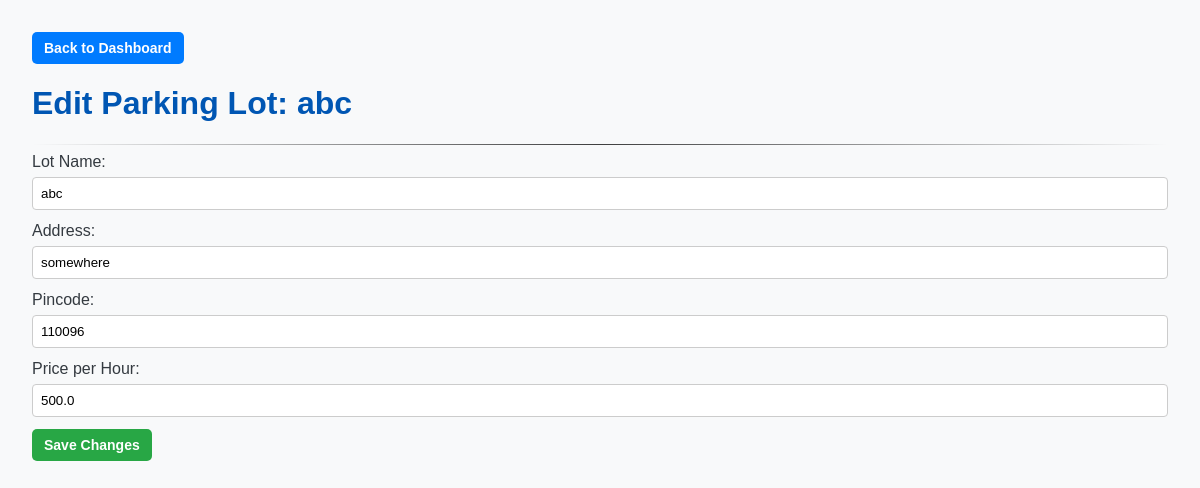
The page /admin/lot/edit/1 (signed in) on the database as committed earlier.
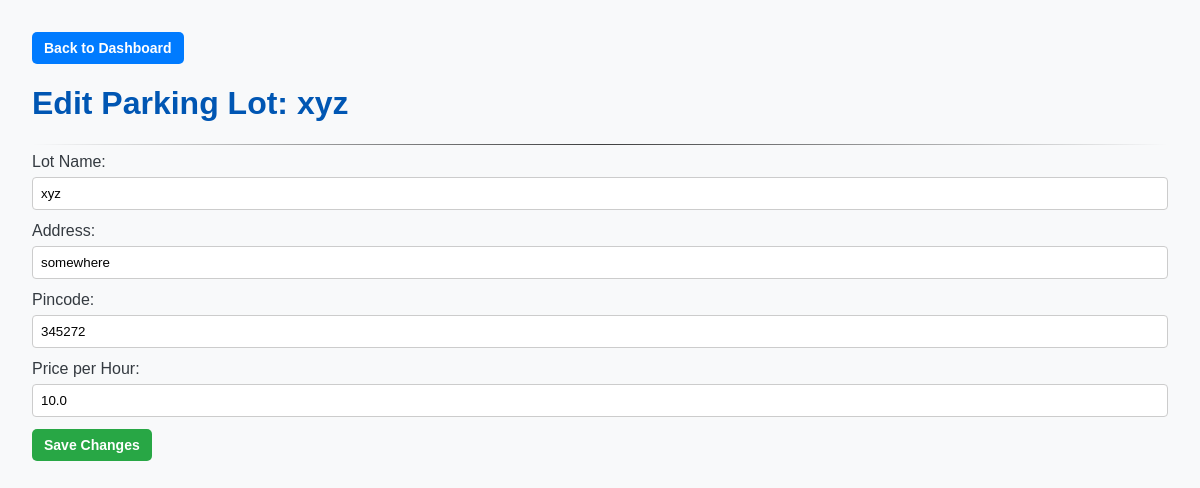
The same page on the database as committed later.
### models/models.py (models this page shows)
class ParkingLot(db.Model):
    __tablename__ = 'parking_lots'
    id = db.Column(db.Integer, primary_key=True)
    name = db.Column(db.String(100), nullable=False)
    address = db.Column(db.String(200), nullable=False)
    pincode = db.Column(db.String(10), nullable=False)
    price_per_hour = db.Column(db.Float, nullable=False)
    capacity = db.Column(db.Integer, nullable=False)
    spots = db.relationship('ParkingSpot', backref='parking_lot', lazy=True, cascade="all, delete-orphan")

### app.py (the view, shortened to what this page needs)
@app.route('/admin/lot/edit/<int:lot_id>', methods=['GET', 'POST'])
def edit_lot(lot_id):
    if not session.get('is_admin'):
        flash("Admin access required.", "error")
        return redirect(url_for('login'))
    lot_to_edit = ParkingLot.query.get_or_404(lot_id)
    return render_template('edit_lot.html', lot=lot_to_edit)

### templates/edit_lot.html (shortened to what this page needs)
<!DOCTYPE html>
<html lang="en">
<head>
    <link rel="stylesheet" href="{{ url_for('static', filename='css/styles.css') }}">
</head>
<body>
    <div>
        <a href="{{ url_for('admin_dashboard') }}" class="btn btn-primary"> Back to Dashboard</a>
    </div>
    <h1>Edit Parking Lot: {{ lot.name }}</h1>
    <hr>
    <form method="POST">
        <label>Lot Name:</label>
        <input type="text" name="name" value="{{ lot.name }}" required>
        <label>Address:</label>
        <input type="text" name="address" value="{{ lot.address }}" required>
        <label>Pincode:</label>
        <input type="text" name="pincode" value="{{ lot.pincode }}" required>
        <label>Price per Hour:</label>
        <input type="number" name="price_per_hour" value="{{ lot.price_per_hour }}" step="0.01" required>
        <button type="submit" class="btn btn-success">Save Changes</button>
    </form>
</body>
</html>

Rows that differ between the two databases and show on the page:
changed ParkingLot "somewhere": name "abc" → "xyz"; pincode "110096" → "345272"; price_per_hour "500.0" → "10.0"
